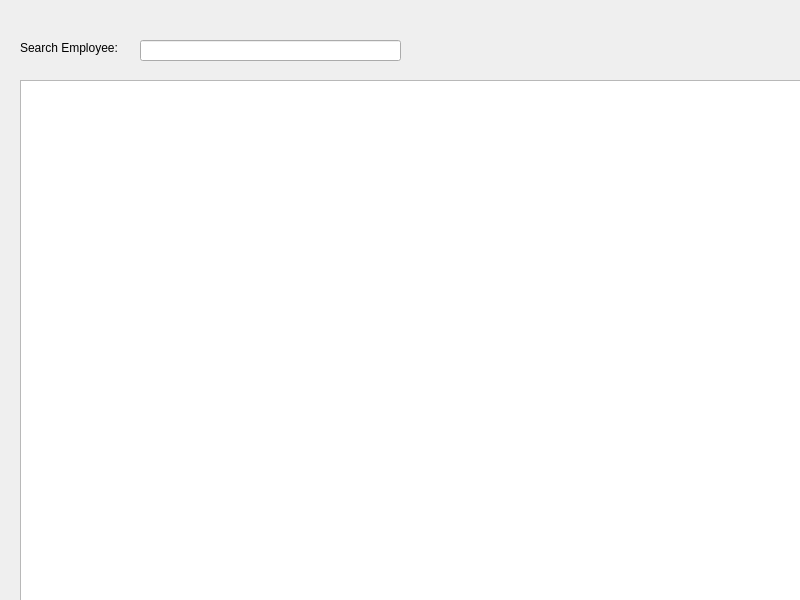
<?xml version="1.0" encoding="UTF-8"?>
<ui version="4.0">
 <class>employeesWidget</class>
 <widget class="QWidget" name="employeesWidget">
  <property name="geometry">
   <rect>
    <x>0</x>
    <y>0</y>
    <width>800</width>
    <height>600</height>
   </rect>
  </property>
  <property name="windowTitle">
   <string>Form</string>
  </property>
  <widget class="QTableWidget" name="tableWidget">
   <property name="geometry">
    <rect>
     <x>20</x>
     <y>80</y>
     <width>1000</width>
     <height>550</height>
    </rect>
   </property>
  </widget>
  <widget class="QLabel" name="label">
   <property name="geometry">
    <rect>
     <x>20</x>
     <y>40</y>
     <width>111</width>
     <height>16</height>
    </rect>
   </property>
   <property name="text">
    <string>Search Employee:</string>
   </property>
  </widget>
  <widget class="QLineEdit" name="lineEdit">
   <property name="geometry">
    <rect>
     <x>140</x>
     <y>40</y>
     <width>261</width>
     <height>21</height>
    </rect>
   </property>
  </widget>
 </widget>
 <resources/>
 <connections/>
</ui>
